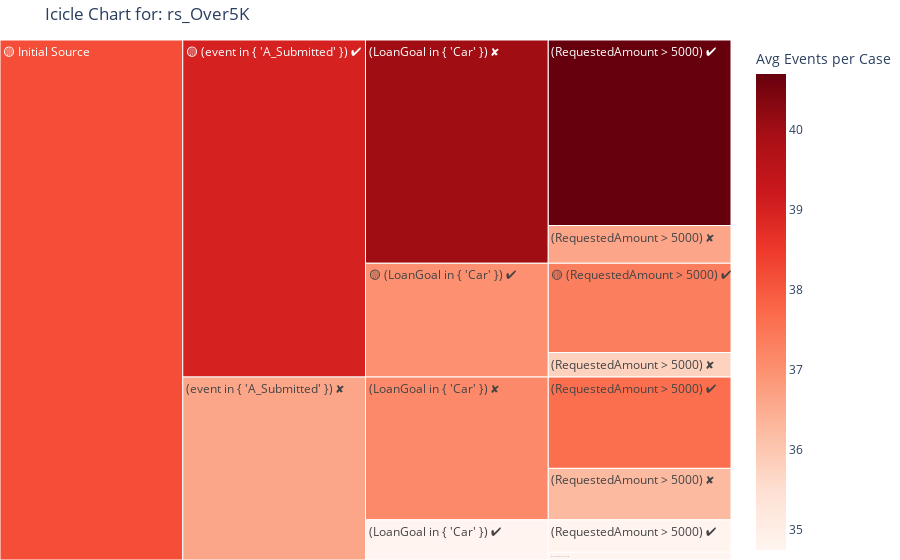

Notebook cell for this chart:
### Code cell
icicle('rs_Over5K', log_view, metric='avg_events_per_case', details=False)

### Figure 1 — Plotly figure (JSON) as saved in the notebook; plotly's stock layout.template omitted (floating-point values rounded to 4 significant figures)
{"data": [{"branchvalues": "total", "customdata": [["5,409", "37.35", 37.35], ["1,486", "35.76", 35.76], ["11,241", "40.70", 40.7], ["2,287", "36.63", 36.63], ["1,966", "34.78", 34.78], ["467", "34.74", 34.74], ["5,534", "37.63", 37.63], ["3,119", "36.23", 36.23], ["(?)", "(?)", 37.01], ["(?)", "(?)", 40.01], ["(?)", "(?)", 34.78], ["(?)", "(?)", 37.13], ["(?)", "(?)", 39.0], ["(?)", "(?)", 36.61], ["(?)", "(?)", 38.16]], "domain": {"x": [0, 1], "y": [0, 1]}, "hoverinfo": "skip", "ids": ["🟡 Initial Source/🟡 (event in { 'A_Submitted' }) ✔/🟡 (LoanGoal in { 'Car' }) ✔/🟡 (RequestedAmount > 5000) ✔", "🟡 Initial Source/🟡 (event in { 'A_Submitted' }) ✔/🟡 (LoanGoal in { 'Car' }) ✔/(RequestedAmount > 5000) ✘", "🟡 Initial Source/🟡 (event in { 'A_Submitted' }) ✔/(LoanGoal in { 'Car' }) ✘/(RequestedAmount > 5000) ✔", "🟡 Initial Source/🟡 (event in { 'A_Submitted' }) ✔/(LoanGoal in { 'Car' }) ✘/(RequestedAmount > 5000) ✘", "🟡 Initial Source/(event in { 'A_Submitted' }) ✘/(LoanGoal in { 'Car' }) ✔/(RequestedAmount > 5000) ✔", "🟡 Initial Source/(event in { 'A_Submitted' }) ✘/(LoanGoal in { 'Car' }) ✔/(RequestedAmount > 5000) ✘", "🟡 Initial Source/(event in { 'A_Submitted' }) ✘/(LoanGoal in { 'Car' }) ✘/(RequestedAmount > 5000) ✔", "🟡 Initial Source/(event in { 'A_Submitted' }) ✘/(LoanGoal in { 'Car' }) ✘/(RequestedAmount > 5000) ✘", "🟡 Initial Source/🟡 (event in { 'A_Submitted' }) ✔/🟡 (LoanGoal in { 'Car' }) ✔", "🟡 Initial Source/🟡 (event in { 'A_Submitted' }) ✔/(LoanGoal in { 'Car' }) ✘", "🟡 Initial Source/(event in { 'A_Submitted' }) ✘/(LoanGoal in { 'Car' }) ✔", "🟡 Initial Source/(event in { 'A_Submitted' }) ✘/(LoanGoal in { 'Car' }) ✘", "🟡 Initial Source/🟡 (event in { 'A_Submitted' }) ✔", "🟡 Initial Source/(event in { 'A_Submitted' }) ✘", "🟡 Initial Source"], "labels": ["🟡 (RequestedAmount > 5000) ✔", "(RequestedAmount > 5000) ✘", "(RequestedAmount > 5000) ✔", "(RequestedAmount > 5000) ✘", "(RequestedAmount > 5000) ✔", "(RequestedAmount > 5000) ✘", "(RequestedAmount > 5000) ✔", "(RequestedAmount > 5000) ✘", "🟡 (LoanGoal in { 'Car' }) ✔", "(LoanGoal in { 'Car' }) ✘", "(LoanGoal in { 'Car' }) ✔", "(LoanGoal in { 'Car' }) ✘", "🟡 (event in { 'A_Submitted' }) ✔", "(event in { 'A_Submitted' }) ✘", "🟡 Initial Source"], "marker": {"coloraxis": "coloraxis", "colors": [37.35, 35.76, 40.7, 36.63, 34.78, 34.74, 37.63, 36.23, 37.01, 40.01, 34.78, 37.13, 39.0, 36.61, 38.16]}, "name": "", "parents": ["🟡 Initial Source/🟡 (event in { 'A_Submitted' }) ✔/🟡 (LoanGoal in { 'Car' }) ✔", "🟡 Initial Source/🟡 (event in { 'A_Submitted' }) ✔/🟡 (LoanGoal in { 'Car' }) ✔", "🟡 Initial Source/🟡 (event in { 'A_Submitted' }) ✔/(LoanGoal in { 'Car' }) ✘", "🟡 Initial Source/🟡 (event in { 'A_Submitted' }) ✔/(LoanGoal in { 'Car' }) ✘", "🟡 Initial Source/(event in { 'A_Submitted' }) ✘/(LoanGoal in { 'Car' }) ✔", "🟡 Initial Source/(event in { 'A_Submitted' }) ✘/(LoanGoal in { 'Car' }) ✔", "🟡 Initial Source/(event in { 'A_Submitted' }) ✘/(LoanGoal in { 'Car' }) ✘", "🟡 Initial Source/(event in { 'A_Submitted' }) ✘/(LoanGoal in { 'Car' }) ✘", "🟡 Initial Source/🟡 (event in { 'A_Submitted' }) ✔", "🟡 Initial Source/🟡 (event in { 'A_Submitted' }) ✔", "🟡 Initial Source/(event in { 'A_Submitted' }) ✘", "🟡 Initial Source/(event in { 'A_Submitted' }) ✘", "🟡 Initial Source", "🟡 Initial Source", ""], "type": "icicle", "values": [5409.0, 1486.0, 11240.0, 2287.0, 1966.0, 467.0, 5534.0, 3119.0, 6895.0, 13530.0, 2433.0, 8653.0, 20420.0, 11090.0, 31510.0]}], "layout": {"coloraxis": {"colorbar": {"title": {"text": "Avg Events per Case"}}, "colorscale": [[0, "rgb(255,245,240)"], [0.125, "rgb(254,224,210)"], [0.25, "rgb(252,187,161)"], [0.375, "rgb(252,146,114)"], [0.5, "rgb(251,106,74)"], [0.625, "rgb(239,59,44)"], [0.75, "rgb(203,24,29)"], [0.875, "rgb(165,15,21)"], [1, "rgb(103,0,13)"]]}, "legend": {"tracegroupgap": 0}, "margin": {"b": 0, "l": 0, "r": 0, "t": 40}, "title": {"text": "Icicle Chart for: rs_Over5K"}}}
